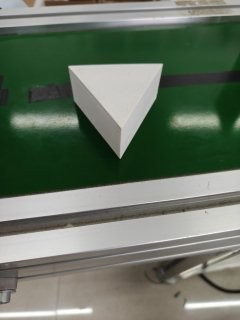
#> input picture 2026COMP/shape_grasp_project/shape_grasp_project/images/1000013396.jpg, 240 x 320 px
$ python -i calibrate.py   (imports and definitions only)
#> lines starting #> are read from the running program, lines starting #| are printed output that depends on the picture; after the words box and inside, x2 and y2 are one past the last pixel; in counts of white or black regions, pixels touching at a corner belong together
#> further down, picture is the input picture: shape (320, 240, 3); mean B, G, R 99.8, 114.6, 103.8
import cv2
import numpy as np
import json
import os

# 定义形状识别函数（与之前相同，可复用）
def is_trapezoid(approx):
    if len(approx) != 4:
        return False
    pts = approx.reshape(-1, 2)
    angles = []
    for i in range(4):
        x1, y1 = pts[i]
        x2, y2 = pts[(i+1)%4]
        dx = x2 - x1
        dy = y2 - y1
        angle = np.arctan2(dy, dx)
        angles.append(angle)
    parallel_count = 0
    if abs(angles[0] - angles[2]) < 0.1 or abs(abs(angles[0]-angles[2]) - np.pi) < 0.1:
        parallel_count += 1
    if abs(angles[1] - angles[3]) < 0.1 or abs(abs(angles[1]-angles[3]) - np.pi) < 0.1:
        parallel_count += 1
    return parallel_count >= 1

def detect_shapes_in_frame(frame):
    gray = cv2.cvtColor(frame, cv2.COLOR_BGR2GRAY)
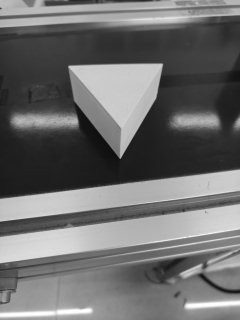
#> gray: shape (320, 240); min 5, max 255, mean 109.7
    blurred = cv2.GaussianBlur(gray, (5,5), 0)
    _, binary = cv2.threshold(blurred, 0, 255, cv2.THRESH_BINARY_INV + cv2.THRESH_OTSU)
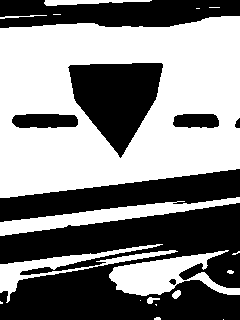
#> binary: shape (320, 240); 51.7% white; 8 black regions, largest, box (x1, y1, x2, y2) and area: (0, 203, 240, 320) 18940, (0, 169, 240, 222) 5901, (68, 63, 163, 158) 5516
    kernel = np.ones((3,3), np.uint8)
    binary = cv2.morphologyEx(binary, cv2.MORPH_CLOSE, kernel, iterations=1)
#> binary: shape (320, 240); 51.7% white; 10 black regions
    contours, _ = cv2.findContours(binary, cv2.RETR_EXTERNAL, cv2.CHAIN_APPROX_SIMPLE)
#> contours = 17 contours, 10 with area under 20; largest, box (x1, y1, x2, y2) and area: (0, 16, 240, 198) 37948, (109, 250, 240, 304) 2936, (0, 197, 240, 236) 2478, (0, 244, 178, 303) 1901, (44, 0, 152, 6) 277, (172, 290, 181, 299) 44, (0, 15, 47, 19) 22

    triangles = []  # 存储 (面积, 轮廓, approx)
    trapezoids = []
    for cnt in contours:
        area = cv2.contourArea(cnt)
        if area < 500:
            continue
        peri = cv2.arcLength(cnt, True)
        approx = cv2.approxPolyDP(cnt, 0.02 * peri, True)
        vertices = len(approx)
        if vertices == 3:
            triangles.append((area, cnt, approx))
        elif vertices == 4 and is_trapezoid(approx):
            trapezoids.append((area, cnt, approx))
#> this loop made 17 passes
#> area on passes 6, 13, 17: 44.5, 22.5, 277
#> (area, peri, approx, vertices) on passes 10 to 11: (1901, 679.6, [[177, 251], [0, 264], [0, 292]], 3), (2477.5, 523.9, [[239, 197], [4, 221], [0, 235]], 3)
#> after the loop, trapezoids = 1 item; triangles = 2 items
    return triangles, trapezoids

# [70 lines left out: function calibrate, not called in this run]

# [2 lines not run here, left out]

>>> import cv2
>>> picture = cv2.imread('../images/1000013396.jpg')
>>> result = detect_shapes_in_frame(picture)

$ run again, on 2026COMP/shape_grasp_project/shape_grasp_project/images/1000013400.jpg
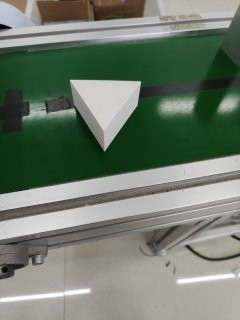
#> input picture 2026COMP/shape_grasp_project/shape_grasp_project/images/1000013400.jpg, 240 x 320 px
#> picture is the input picture: shape (320, 240, 3); mean B, G, R 107.9, 122.3, 111.2
#> in detect_shapes_in_frame, `blurred = cv2.GaussianBlur(gray, (5,5), 0)`:
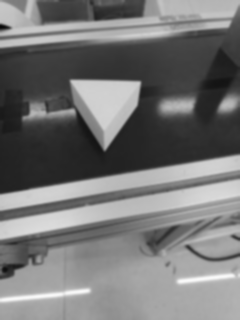
#> blurred: shape (320, 240); min 8, max 250, mean 117.3
#> in detect_shapes_in_frame, `_, binary = cv2.threshold(blurred, 0, 255, cv2.THRESH_BINARY_INV + cv2..`:
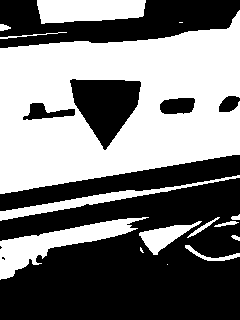
#> binary: shape (320, 240); 47.4% white; 15 white regions (3 under 20 px), largest, box (x1, y1, x2, y2) and area: (0, 10, 240, 194) 28322, (0, 217, 149, 280) 2880, (37, 0, 146, 24) 2191
#> contours = 14 contours, 3 with area under 20; largest, box (x1, y1, x2, y2) and area: (0, 10, 240, 194) 31910, (0, 217, 149, 280) 2711, (37, 0, 146, 24) 2066, (0, 175, 240, 221) 1300, (139, 221, 202, 255) 754
#> the loop in detect_shapes_in_frame, `for cnt in contours:` made 14 passes
#> area on passes 3, 4, 6, 8, 10, 11: 163.5, 22.5, 81.5, 89.5, 26.5, 39.5
#> after the loop in detect_shapes_in_frame, `for cnt in contours:`: trapezoids = 1 item

$ run again, on 2026COMP/shape_grasp_project/shape_grasp_project/images/1000013403.jpg
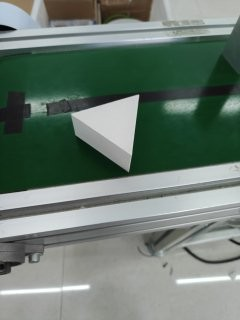
#> input picture 2026COMP/shape_grasp_project/shape_grasp_project/images/1000013403.jpg, 240 x 320 px
#> picture is the input picture: shape (320, 240, 3); mean B, G, R 112.4, 121.6, 107
#> in detect_shapes_in_frame, `gray = cv2.cvtColor(frame, cv2.COLOR_BGR2GRAY)`:
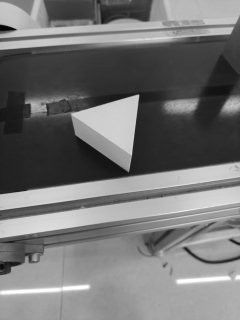
#> gray: shape (320, 240); min 1, max 255, mean 116.2
#> in detect_shapes_in_frame, `_, binary = cv2.threshold(blurred, 0, 255, cv2.THRESH_BINARY_INV + cv2..`:
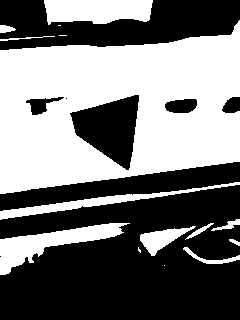
#> binary: shape (320, 240); 46.7% white; 15 white regions (4 under 20 px), largest, box (x1, y1, x2, y2) and area: (0, 20, 240, 194) 28386, (0, 223, 130, 275) 2342, (44, 0, 153, 25) 2263
#> contours = 15 contours, 4 with area under 20; largest, box (x1, y1, x2, y2) and area: (0, 20, 240, 194) 31721, (0, 223, 130, 275) 2185, (44, 0, 153, 25) 2135, (0, 182, 240, 220) 1231, (140, 226, 196, 256) 632
#> the loop in detect_shapes_in_frame, `for cnt in contours:` made 15 passes
#> area on passes 2, 4, 6, 8, 10, 13: 179.5, 27, 74.5, 96.5, 22.5, 72.5
#> after the loop in detect_shapes_in_frame, `for cnt in contours:`: trapezoids = 1 item; triangles = []
